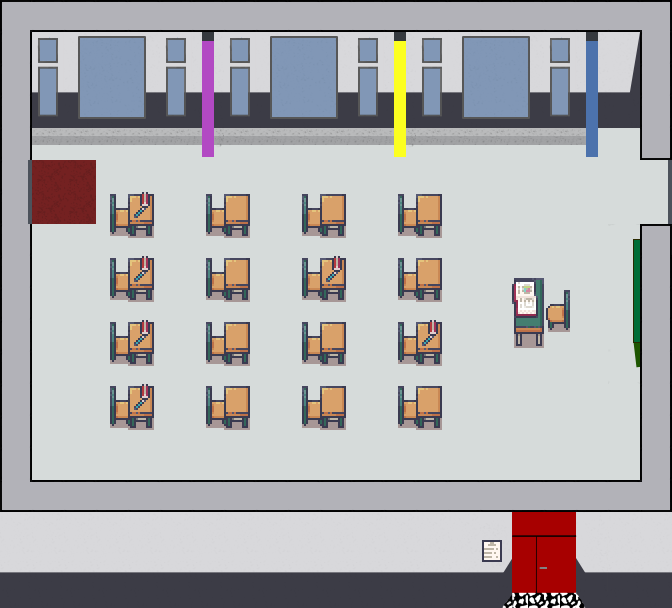

This game map was drawn from its Tiled (.tmx) file and the tilesets committed beside it. A one-line description and the trimmed map source follow:
An orthogonal 21x19 tile map with 32x32 px tiles, 14 tile layers (wall, exit, exitreinrechts, notexitlinks, ...), 5 tilesets.

<map version="1.4" tiledversion="1.4.3" orientation="orthogonal" renderorder="right-down" width="21" height="19" tilewidth="32" tileheight="32" infinite="0" nextlayerid="18" nextobjectid="1">
 <editorsettings>
  <export target="115.json" format="json" />
 </editorsettings>
 <tileset firstgid="1" name="Boden_Klassenzimmer" tilewidth="32" tileheight="32" tilecount="1" columns="1">
  <image source="Boden_Klassenzimmer.png" width="32" height="32" />
 </tileset>
 <tileset firstgid="2" name="5_Classroom_and_library_32x32" tilewidth="32" tileheight="32" tilecount="544" columns="16">
  <image source="Tilesets/5_Classroom_and_library_32x32.png" width="512" height="1088" />
  <tile id="24">
   <properties>
    <property name="collides" type="bool" value="true" />
   </properties>
  </tile>
  <tile id="27">
   <properties>
    <property name="collides" type="bool" value="true" />
   </properties>
  </tile>
  <tile id="50">
   <properties>
    <property name="collides" type="bool" value="true" />
   </properties>
  </tile>
  <tile id="52">
   <properties>
    <property name="collides" type="bool" value="true" />
   </properties>
  </tile>
  <tile id="53">
   <properties>
    <property name="collides" type="bool" value="true" />
   </properties>
  </tile>
  <tile id="83">
   <properties>
    <property name="collides" type="bool" value="true" />
   </properties>
  </tile>
  <tile id="84">
   <properties>
    <property name="collides" type="bool" value="true" />
   </properties>
  </tile>
  <tile id="86">
   <properties>
    <property name="collides" type="bool" value="true" />
   </properties>
  </tile>
 </tileset>
 <tileset firstgid="546" name="wand" tilewidth="32" tileheight="32" tilecount="208" columns="8">
  <image source="Tilesets/wand.png" width="256" height="832" />
  <tile id="0">
   <properties>
    <property name="collides" type="bool" value="false" />
   </properties>
  </tile>
  <tile id="1">
   <properties>
    <property name="collides" type="bool" value="false" />
   </properties>
  </tile>
  <tile id="2">
   <properties>
    <property name="collides" type="bool" value="false" />
   </properties>
  </tile>
  <tile id="3">
   <properties>
    <property name="collides" type="bool" value="false" />
   </properties>
  </tile>
  <tile id="4">
   <properties>
    <property name="collides" type="bool" value="false" />
   </properties>
  </tile>
  <tile id="5">
   <properties>
    <property name="collides" type="bool" value="false" />
   </properties>
  </tile>
  <tile id="6">
   <properties>
    <property name="collides" type="bool" value="false" />
   </properties>
  </tile>
  <tile id="7">
   <properties>
    <property name="collides" type="bool" value="false" />
   </properties>
  </tile>
  <tile id="8">
   <properties>
    <property name="collides" type="bool" value="false" />
   </properties>
  </tile>
  <tile id="9">
   <properties>
    <property name="collides" type="bool" value="false" />
   </properties>
  </tile>
  <tile id="10">
   <properties>
    <property name="collides" type="bool" value="false" />
   </properties>
  </tile>
  <tile id="11">
   <properties>
    <property name="collides" type="bool" value="false" />
   </properties>
  </tile>
  <tile id="12">
   <properties>
    <property name="collides" type="bool" value="false" />
   </properties>
  </tile>
  <tile id="13">
   <properties>
    <property name="collides" type="bool" value="false" />
   </properties>
  </tile>
  <tile id="14">
   <properties>
    <property name="collides" type="bool" value="false" />
   </properties>
  </tile>
  <tile id="15">
   <properties>
    <property name="collides" type="bool" value="false" />
   </properties>
  </tile>
  <tile id="16">
   <properties>
    <property name="collides" type="bool" value="true" />
   </properties>
  </tile>
  <tile id="17">
   <properties>
    <property name="collides" type="bool" value="true" />
   </properties>
  </tile>
  <tile id="18">
   <properties>
    <property name="collides" type="bool" value="true" />
   </properties>
  </tile>
  <tile id="19">
   <properties>
    <property name="collides" type="bool" value="true" />
   </properties>
  </tile>
  <tile id="20">
   <properties>
    <property name="collides" type="bool" value="true" />
   </properties>
  </tile>
  <tile id="21">
   <properties>
    <property name="collides" type="bool" value="true" />
   </properties>
  </tile>
  <tile id="22">
   <properties>
    <property name="collides" type="bool" value="true" />
   </properties>
  </tile>
  <tile id="23">
   <properties>
    <property name="collides" type="bool" value="true" />
   </properties>
  </tile>
  <tile id="40">
   <properties>
    <property name="collides" type="bool" value="true" />
   </properties>
  </tile>
  <tile id="43">
   <properties>
    <property name="collides" type="bool" value="true" />
   </properties>
  </tile>
  <tile id="53">
   <properties>
    <property name="collides" type="bool" value="true" />
   </properties>
  </tile>
  <tile id="54">
   <properties>
    <property name="collides" type="bool" value="true" />
   </properties>
  </tile>
  <tile id="55">
   <properties>
    <property name="collides" type="bool" value="true" />
   </properties>
  </tile>
  <tile id="61">
   <properties>
    <property name="collides" type="bool" value="true" />
   </properties>
  </tile>
  <tile id="62">
   <properties>
    <property name="collides" type="bool" value="true" />
   </properties>
  </tile>
  <tile id="63">
   <properties>
    <property name="collides" type="bool" value="true" />
   </properties>
  </tile>
  <tile id="69">
   <properties>
    <property name="collides" type="bool" value="true" />
   </properties>
  </tile>
  <tile id="70">
   <properties>
    <property name="collides" type="bool" value="true" />
   </properties>
  </tile>
  <tile id="71">
   <properties>
    <property name="collides" type="bool" value="true" />
   </properties>
  </tile>
  <tile id="72">
   <properties>
    <property name="collides" type="bool" value="true" />
   </properties>
  </tile>
  <tile id="73">
   <properties>
    <property name="collides" type="bool" value="true" />
   </properties>
  </tile>
  <tile id="74">
   <properties>
    <property name="collides" type="bool" value="true" />
   </properties>
  </tile>
  <tile id="75">
   <properties>
    <property name="collides" type="bool" value="true" />
   </properties>
  </tile>
  <tile id="76">
   <properties>
    <property name="collides" type="bool" value="true" />
   </properties>
  </tile>
  <tile id="77">
   <properties>
    <property name="collides" type="bool" value="true" />
   </properties>
  </tile>
  <tile id="78">
   <properties>
    <property name="collides" type="bool" value="true" />
   </properties>
  </tile>
  <tile id="79">
   <properties>
    <property name="collides" type="bool" value="true" />
   </properties>
  </tile>
  <tile id="80">
   <properties>
    <property name="collides" type="bool" value="true" />
   </properties>
  </tile>
  <tile id="81">
   <properties>
    <property name="collides" type="bool" value="true" />
   </properties>
  </tile>
  <tile id="82">
   <properties>
    <property name="collides" type="bool" value="true" />
   </properties>
  </tile>
  <tile id="83">
   <properties>
    <property name="collides" type="bool" value="true" />
   </properties>
  </tile>
  <tile id="84">
   <properties>
    <property name="collides" type="bool" value="true" />
   </properties>
  </tile>
  <tile id="85">
   <properties>
    <property name="collides" type="bool" value="true" />
   </properties>
  </tile>
  <tile id="86">
   <properties>
    <property name="collides" type="bool" value="true" />
   </properties>
  </tile>
  <tile id="87">
   <properties>
    <property name="collides" type="bool" value="true" />
   </properties>
  </tile>
  <tile id="88">
   <properties>
    <property name="collides" type="bool" value="true" />
   </properties>
  </tile>
  <tile id="89">
   <properties>
    <property name="collides" type="bool" value="true" />
   </properties>
  </tile>
  <tile id="90">
   <properties>
    <property name="collides" type="bool" value="true" />
   </properties>
  </tile>
  <tile id="91">
   <properties>
    <property name="collides" type="bool" value="true" />
   </properties>
  </tile>
  <tile id="92">
   <properties>
    <property name="collides" type="bool" value="true" />
   </properties>
  </tile>
  <tile id="93">
   <properties>
    <property name="collides" type="bool" value="true" />
   </properties>
  </tile>
  <tile id="94">
   <properties>
    <property name="collides" type="bool" value="true" />
   </properties>
  </tile>
  <tile id="95">
   <properties>
    <property name="collides" type="bool" value="true" />
   </properties>
  </tile>
  <tile id="96">
   <properties>
    <property name="collides" type="bool" value="true" />
   </properties>
  </tile>
  <tile id="97">
   <properties>
    <property name="collides" type="bool" value="true" />
   </properties>
  </tile>
  <tile id="98">
   <properties>
    <property name="collides" type="bool" value="true" />
   </properties>
  </tile>
  <tile id="99">
   <properties>
    <property name="collides" type="bool" value="true" />
   </properties>
  </tile>
  <tile id="100">
   <properties>
    <property name="collides" type="bool" value="true" />
   </properties>
  </tile>
  <tile id="101">
   <properties>
    <property name="collides" type="bool" value="true" />
   </properties>
  </tile>
  <tile id="102">
   <properties>
    <property name="collides" type="bool" value="true" />
   </properties>
  </tile>
  <tile id="103">
   <properties>
    <property name="collides" type="bool" value="true" />
   </properties>
  </tile>
  <tile id="104">
   <properties>
    <property name="collides" type="bool" value="true" />
   </properties>
  </tile>
  <tile id="105">
   <properties>
    <property name="collides" type="bool" value="true" />
   </properties>
  </tile>
  <tile id="106">
   <properties>
    <property name="collides" type="bool" value="true" />
   </properties>
  </tile>
  <tile id="107">
   <properties>
    <property name="collides" type="bool" value="true" />
   </properties>
  </tile>
  <tile id="108">
   <properties>
    <property name="collides" type="bool" value="true" />
   </properties>
  </tile>
  <tile id="109">
   <properties>
    <property name="collides" type="bool" value="true" />
   </properties>
  </tile>
  <tile id="110">
   <properties>
    <property name="collides" type="bool" value="true" />
   </properties>
  </tile>
  <tile id="111">
   <properties>
    <property name="collides" type="bool" value="true" />
   </properties>
  </tile>
  <tile id="112">
   <properties>
    <property name="collides" type="bool" value="true" />
   </properties>
  </tile>
  <tile id="113">
   <properties>
    <property name="collides" type="bool" value="true" />
   </properties>
  </tile>
  <tile id="114">
   <properties>
    <property name="collides" type="bool" value="true" />
   </properties>
  </tile>
  <tile id="115">
   <properties>
    <property name="collides" type="bool" value="true" />
   </properties>
  </tile>
  <tile id="116">
   <properties>
    <property name="collides" type="bool" value="true" />
   </properties>
  </tile>
  <tile id="117">
   <properties>
    <property name="collides" type="bool" value="true" />
   </properties>
  </tile>
  <tile id="118">
   <properties>
    <property name="collides" type="bool" value="true" />
   </properties>
  </tile>
  <tile id="119">
   <properties>
    <property name="collides" type="bool" value="true" />
   </properties>
  </tile>
  <tile id="120">
   <properties>
    <property name="collides" type="bool" value="true" />
   </properties>
  </tile>
  <tile id="121">
   <properties>
    <property name="collides" type="bool" value="true" />
   </properties>
  </tile>
  <tile id="122">
   <properties>
    <property name="collides" type="bool" value="true" />
   </properties>
  </tile>
  <tile id="123">
   <properties>
    <property name="collides" type="bool" value="true" />
   </properties>
  </tile>
  <tile id="124">
   <properties>
    <property name="collides" type="bool" value="true" />
   </properties>
  </tile>
  <tile id="125">
   <properties>
    <property name="collides" type="bool" value="true" />
   </properties>
  </tile>
  <tile id="126">
   <properties>
    <property name="collides" type="bool" value="true" />
   </properties>
  </tile>
  <tile id="127">
   <properties>
    <property name="collides" type="bool" value="true" />
   </properties>
  </tile>
  <tile id="128">
   <properties>
    <property name="collides" type="bool" value="true" />
   </properties>
  </tile>
  <tile id="129">
   <properties>
    <property name="collides" type="bool" value="true" />
   </properties>
  </tile>
  <tile id="130">
   <properties>
    <property name="collides" type="bool" value="true" />
   </properties>
  </tile>
  <tile id="131">
   <properties>
    <property name="collides" type="bool" value="true" />
   </properties>
  </tile>
  <tile id="132">
   <properties>
    <property name="collides" type="bool" value="true" />
   </properties>
  </tile>
  <tile id="133">
   <properties>
    <property name="collides" type="bool" value="true" />
   </properties>
  </tile>
  <tile id="134">
   <properties>
    <property name="collides" type="bool" value="true" />
   </properties>
  </tile>
  <tile id="135">
   <properties>
    <property name="collides" type="bool" value="true" />
   </properties>
  </tile>
  <tile id="136">
   <properties>
    <property name="collides" type="bool" value="true" />
   </properties>
  </tile>
  <tile id="137">
   <properties>
    <property name="collides" type="bool" value="true" />
   </properties>
  </tile>
  <tile id="138">
   <properties>
    <property name="collides" type="bool" value="true" />
   </properties>
  </tile>
  <tile id="139">
   <properties>
    <property name="collides" type="bool" value="true" />
   </properties>
  </tile>
  <tile id="140">
   <properties>
    <property name="collides" type="bool" value="true" />
   </properties>
  </tile>
  <tile id="141">
   <properties>
    <property name="collides" type="bool" value="true" />
   </properties>
  </tile>
  <tile id="142">
   <properties>
    <property name="collides" type="bool" value="true" />
   </properties>
  </tile>
  <tile id="143">
   <properties>
    <property name="collides" type="bool" value="true" />
   </properties>
  </tile>
  <tile id="144">
   <properties>
    <property name="collides" type="bool" value="true" />
   </properties>
  </tile>
  <tile id="145">
   <properties>
    <property name="collides" type="bool" value="true" />
   </properties>
  </tile>
  <tile id="147">
   <properties>
    <property name="collides" type="bool" value="true" />
   </properties>
  </tile>
  <tile id="148">
   <properties>
    <property name="collides" type="bool" value="true" />
   </properties>
  </tile>
  <tile id="149">
   <properties>
    <property name="collides" type="bool" value="true" />
   </properties>
  </tile>
  <tile id="150">
   <properties>
    <property name="collides" type="bool" value="true" />
   </properties>
  </tile>
  <tile id="151">
   <properties>
    <property name="collides" type="bool" value="true" />
   </properties>
  </tile>
  <tile id="152">
   <properties>
    <property name="collides" type="bool" value="true" />
   </properties>
  </tile>
  <tile id="154">
   <properties>
    <property name="collides" type="bool" value="true" />
   </properties>
  </tile>
  <tile id="159">
   <properties>
    <property name="collides" type="bool" value="true" />
   </properties>
  </tile>
  <tile id="181">
   <properties>
    <property name="collides" type="bool" value="true" />
   </properties>
  </tile>
 </tileset>
 <tileset firstgid="754" name="Tafelranz" tilewidth="32" tileheight="32" tilecount="5" columns="1">
  <image source="Tilesets/Tafelranz.png" width="32" height="160" />
 </tileset>
 <tileset firstgid="759" name="boden" tilewidth="32" tileheight="32" tilecount="24" columns="4">
  <image source="Tilesets/boden.png" width="128" height="192" />
 </tileset>
 <layer id="12" name="wall" width="21" height="19">
  <data>[399 cells, 8 non-empty, 1 distinct tile ids]</data>
 </layer>
 <layer id="11" name="exit" width="21" height="19">
  <properties>
   <property name="exitUrl" value="../master/Aula.json#b115" />
  </properties>
  <data>[399 cells, 2 non-empty, 1 distinct tile ids]</data>
 </layer>
 <layer id="14" name="exitreinrechts" width="21" height="19">
  <properties>
   <property name="startLayer" type="bool" value="true" />
  </properties>
  <data>[399 cells, 4 non-empty, 1 distinct tile ids]</data>
 </layer>
 <layer id="17" name="notexitlinks" width="21" height="19">
  <properties>
   <property name="exitUrl" value="../master/114.json#exitreinrechts" />
  </properties>
  <data>[399 cells, 2 non-empty, 1 distinct tile ids]</data>
 </layer>
 <layer id="15" name="exitreinlinks" width="21" height="19">
  <properties>
   <property name="startLayer" type="bool" value="true" />
  </properties>
  <data>[399 cells, 5 non-empty, 1 distinct tile ids]</data>
 </layer>
 <layer id="16" name="notexitrechts" width="21" height="19">
  <properties>
   <property name="exitUrl" value="../master/116.json#exitreinlinks" />
  </properties>
  <data>[399 cells, 2 non-empty, 1 distinct tile ids]</data>
 </layer>
 <layer id="6" name="start" width="21" height="19">
  <data>[399 cells, 2 non-empty, 1 distinct tile ids]</data>
 </layer>
 <layer id="3" name="Boden" width="21" height="19">
  <data>[399 cells, 399 non-empty, 4 distinct tile ids]</data>
 </layer>
 <layer id="4" name="Stühle" width="21" height="19">
  <data>[399 cells, 69 non-empty, 9 distinct tile ids]</data>
 </layer>
 <layer id="5" name="Wände" width="21" height="19">
  <data>[399 cells, 190 non-empty, 36 distinct tile ids]</data>
 </layer>
 <layer id="8" name="Säulen" width="21" height="19">
  <properties>
   <property name="collides" type="bool" value="true" />
  </properties>
  <data>[399 cells, 27 non-empty, 15 distinct tile ids]</data>
 </layer>
 <objectgroup id="2" name="floorLayer" />
 <layer id="7" name="Tafel" width="21" height="19">
  <data>[399 cells, 5 non-empty, 5 distinct tile ids]</data>
 </layer>
 <layer id="9" name="overlay" width="21" height="19">
  <data>[399 cells, 90 non-empty, 18 distinct tile ids]</data>
 </layer>
 <layer id="13" name="overoverlay" width="21" height="19">
  <data>[399 cells, 10 non-empty, 5 distinct tile ids]</data>
 </layer>
</map>
